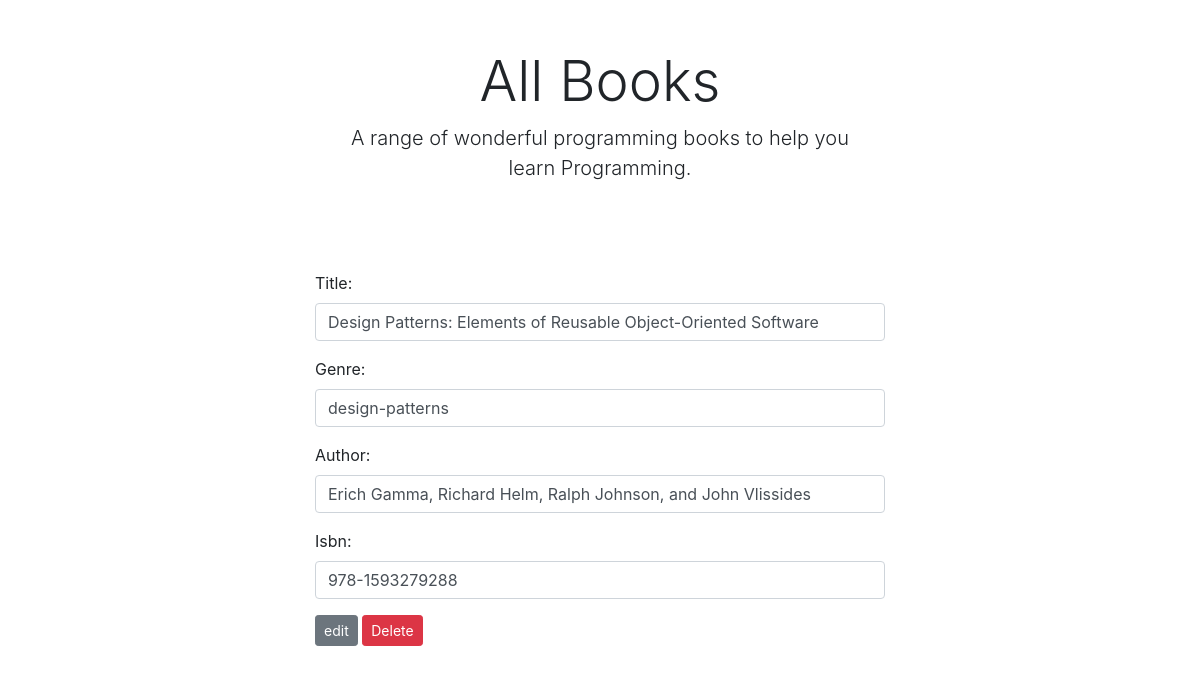
/design-patterns-elements-of-reusable-object-oriented-software/edit (signed in), run on the app's committed database.
### books/models.py (models this page shows, shortened)
class Books(models.Model):
    title = models.CharField(max_length=100)
    slug = models.SlugField(null=True)
    genre = models.CharField(max_length=100)
    author = models.CharField(max_length=100)
    isbn = models.CharField(max_length=100)

### books/views.py (the view)
# urls.py: path('<slug:slug>/edit', BookEditView.as_view(), name='edit-book'),
class BookEditView(PermissionRequiredMixin, UpdateView):
    raise_exception: bool = False
    login_url: str = 'http://127.0.0.1:8000/accounts/login'
    permission_required = 'books.change_books'
    model = Books
    form_class = AddForm
    template_name = 'editbooks.html'
    success_url = '/'

### books/forms.py
class AddForm(forms.ModelForm):
    class Meta:
        model = Books
        fields = ('title', 'genre', 'author', 'isbn')
        widgets = {
            'title': forms.TextInput(attrs={'class': 'form-control'}),
            'genre': forms.TextInput(attrs={'class': 'form-control'}),
            'author': forms.TextInput(attrs={'class': 'form-control'}),
            'isbn': forms.TextInput(attrs={'class': 'form-control'}),
        }

### books/templates/editbooks.html (shortened to what this page needs)
{% extends "base.html" %}
{% block content %}
<div class="container" style="max-width:600px">
    <div class="px-3 py-3 pt-md-5 pb-md-4 mx-auto text-center">
        <h1 class="display-4">All Books</h1>
        <p class="lead">A range of wonderful programming books to help you learn Programming.</p>
    </div>
    <div class="py-5">
        <div class="row">
            <div class="col-12">
                <form method="post">
                    {{ form.as_p }}
                   <input class="btn btn-sm btn-secondary" type="submit" value="edit">
                    <a href=" {% url 'books:delete-book' object.slug %} " data-toggle="modal" data-target="#deleteModal"
                        <input class="btn btn-sm btn-danger" type="submit" value="Delete">Delete</a>
                </form>
            </div>
        </div>
    </div>
</div>
{% endblock %}

### data on the page
Books: title "Design Patterns: Elements of Reusable Object-Oriented Software", genre "design-patterns", author "Erich Gamma, Richard Helm, Ralph Johnson, and John Vlissides", isbn "978-1593279288"
